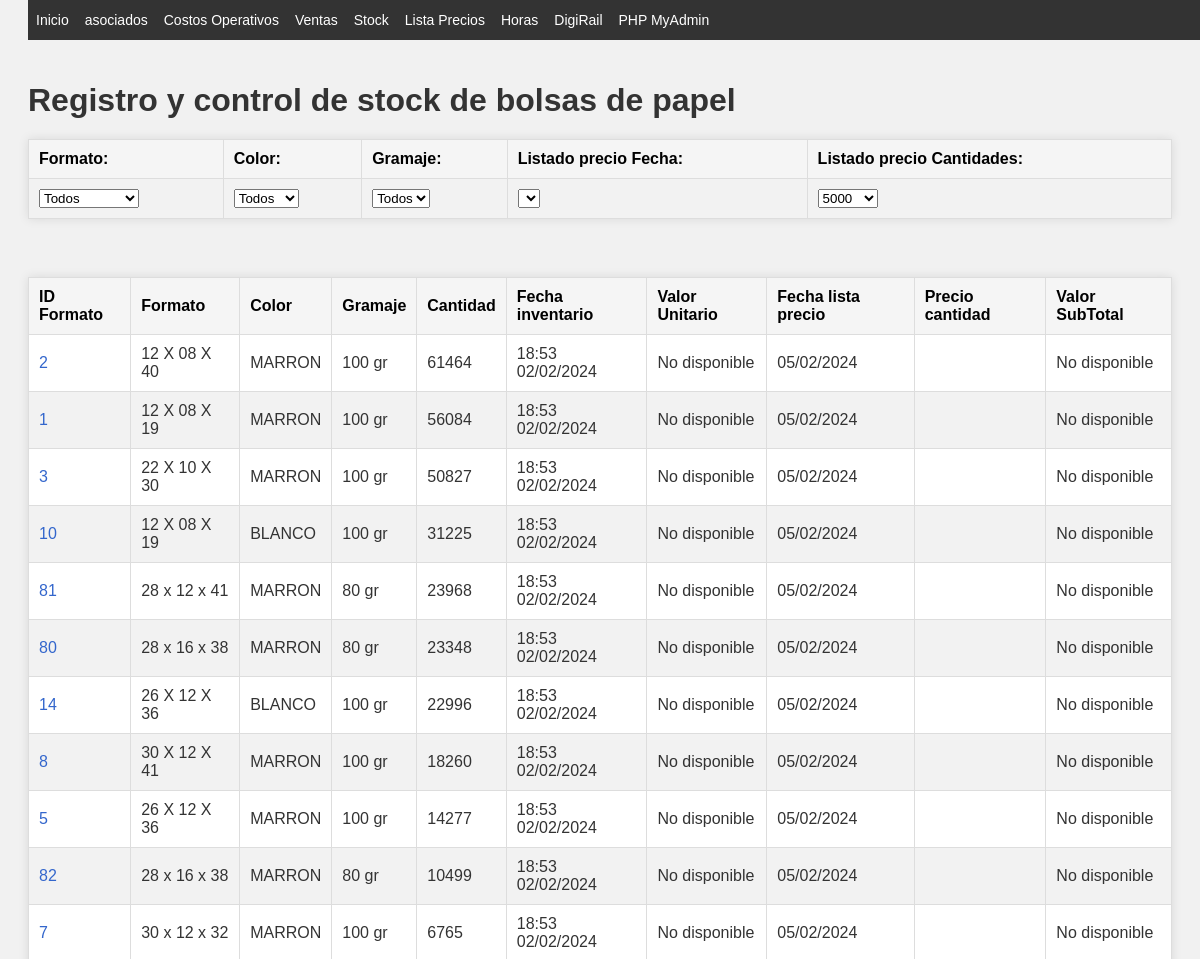
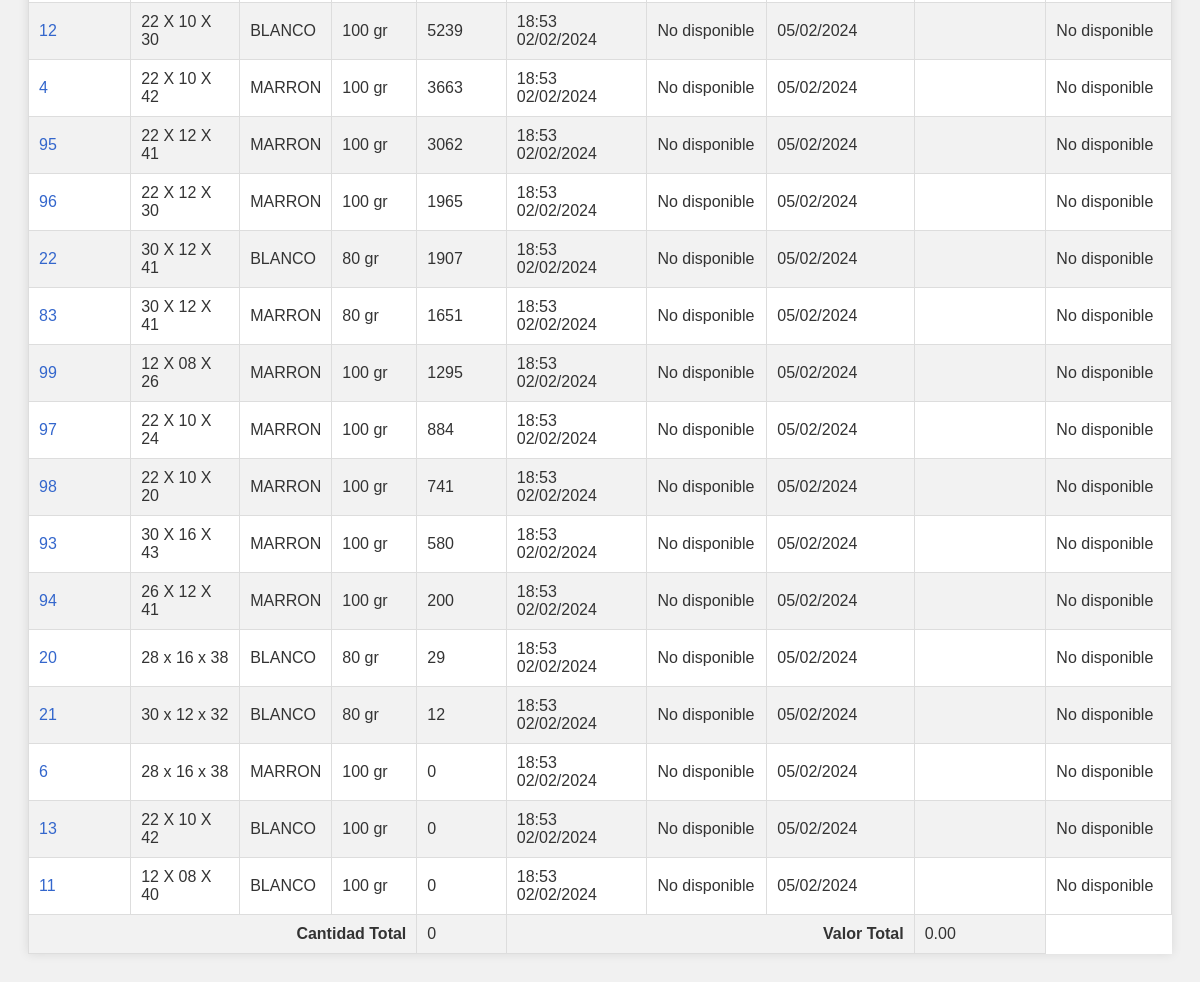
The page /stock.php on the database its author committed (2 pictures, top to bottom).
### tables this page shows
CREATE TABLE `tabla_1` (
  `ID_formato` int(11) NOT NULL,
  `formato` varchar(14) NOT NULL,
  `color` varchar(11) NOT NULL,
  `gramaje` int(11) NOT NULL,
  `cantidades` int(11) NOT NULL,
  `manijas` bit(1) NOT NULL,
  `fechatiempo` TIMESTAMP DEFAULT CURRENT_TIMESTAMP ON UPDATE CURRENT_TIMESTAMP
);

### Stock/stockFunctions.php (called while the page is built, shortened)
<?php
function obtenerDatosStock($formatoFilter, $colorFilter, $gramajeFilter, $cantidadSeleccionada) {
    $conexion = conectarBD();
    $query = "SELECT t1.*, t2.precio_u_sIVA, t2.fecha_listado, t2.cantidad FROM tabla_1 t1
              LEFT JOIN listado_precios t2 ON t1.ID_formato = t2.ID_formato";
    $query .= " ORDER BY t1.cantidades DESC";
    $stmt = $conexion->prepare($query);
    $stmt->execute();
    $result = $stmt->get_result();
    $data = [];
    while ($row = $result->fetch_assoc()) {
        $data[] = $row;
    }
    return $data;
}

### stock.php (the view, shortened to what this page needs)
<?php
require "includes/header.php";
require_once 'Stock/stockFunctions.php';
function obtenerFiltrosDesdeURL() {
    return [
        'formatoFilter' => $_GET['Formato'] ?? 'todos',
        'colorFilter' => $_GET['color'] ?? 'todos',
        'gramajeFilter' => $_GET['gramaje'] ?? 'todos',
        'cantidadSeleccionada' => $_GET['cantidades'] ?? 'todos',
    ];
}
$filtros = obtenerFiltrosDesdeURL();
$data = obtenerDatosStock($filtros['formatoFilter'], $filtros['colorFilter'], $filtros['gramajeFilter'], $filtros['cantidadSeleccionada']);
function formatearFecha($fecha, $formato = 'd/m/Y') {
    $objFecha = new DateTime($fecha);
    return $objFecha->format($formato);
}
function mostrarTabla($data) {
    $totalSuma = 0;
    $cant_total = 0;
    foreach ($data as $row) {
        $valorTotalFormatted = 'No disponible';
        echo "<tr>";
        echo "<td><a href='Stock/busqueda.php?ID_formato=" . htmlspecialchars($row['ID_formato']) . "'>" . htmlspecialchars($row['ID_formato']) . "</a></td>";
        echo "<td>" . htmlspecialchars($row['formato']) . "</td>";
        echo "<td>" . htmlspecialchars($row['color']) . "</td>";
        echo "<td>" . htmlspecialchars($row['gramaje']) . " gr</td>";
        echo "<td>" . htmlspecialchars($row['cantidades']) . "</td>";
        echo "<td>" . formatearFecha($row['fechatiempo'], 'H:i d/m/Y') . "</td>";
        echo "<td>" . htmlspecialchars($valorTotalFormatted) . "</td>";
        echo "<td>" . formatearFecha($row['fecha_listado']) . "</td>";
        echo "<td>" . htmlspecialchars($row['cantidad']) . "</td>";
        echo "<td>" . htmlspecialchars($valorTotalFormatted) . "</td>";
        echo "</tr>";
    }
    echo "<tr><td colspan='4' style='text-align: right;'><strong>Cantidad Total</strong></td><td>" . number_format($cant_total, 0, '.', ',') . "</td>";
    echo "<td colspan='3' style='text-align: right;'><strong>Valor Total</strong></td><td>" . number_format($totalSuma, 2, '.', ',') . "</td></tr>";
}
?>
<!DOCTYPE html>
<html lang="es">
<head>
    <link rel="stylesheet" href="CSS/style.css">
</head>
<body>
    <h1>Registro y control de stock de bolsas de papel</h1>
    <?php include 'Stock/filtroForm.php'; ?>
    <table>
        <thead>
            <tr>
                <th>ID Formato</th>
                <th>Formato</th>
                <th>Color</th>
                <th>Gramaje</th>
                <th>Cantidad</th>
                <th>Fecha inventario</th>
                <th>Valor Unitario</th>
                <th>Fecha lista precio</th>
                <th>Precio cantidad</th>
                <th>Valor SubTotal</th>
            </tr>
        </thead>
        <tbody>
            <?php mostrarTabla($data); ?>
        </tbody>
    </table>
</body>
</html>

### includes/header.php
<?php
echo '<!DOCTYPE html><html><head> <meta charset="UTF-8"> <link rel="stylesheet" type="text/css" href="CSS/index.css"> <link rel="stylesheet" type="text/css" href="CSS/header.css"> <meta name="viewport" content="width=device-width, initial-scale=1.0"> <link rel="shortcut icon" href="/favicon.ico" type="image/x-icon"> <link rel="icon" href="/imagenes/favicon.ico" type="image/x-icon"> </head><body>';
echo "<header> <br><br><br> <div class='topnav'> <ul>";
$paginaActual = basename($_SERVER['PHP_SELF']);
$claseActiva = "class='active'";
echo "<li><a href='/Bolsas/index.php' ".($paginaActual == 'Bolsas/index.php' ? $claseActiva : "").">Inicio</a></li>";
echo "<li><a href='/Bolsas/asociados.php' ".($paginaActual == 'Bolsas/asociados.php' ? $claseActiva : "").">asociados</a></li>";
echo "<li><a href='/Bolsas/costos_operativos.php' ".($paginaActual == 'Bolsas/costos_operativos.php' ? $claseActiva : "").">Costos Operativos</a></li>";
echo "<li><a href='/Bolsas/ventas.php' ".($paginaActual == 'Bolsas/ventas.php' ? $claseActiva : "").">Ventas</a></li>";
echo "<li><a href='/Bolsas/stock.php' ".($paginaActual == 'Bolsas/stock.php' ? $claseActiva : "").">Stock</a></li>";
echo "<li><a href='/Bolsas/lista_precios.php' ".($paginaActual == 'Bolsas/lista_precios.php' ? $claseActiva : "").">Lista Precios</a></li>";
echo "<li><a href='/horas/index.php' ".($paginaActual == '/horas/index.php' ? $claseActiva : "").">Horas</a></li>";
echo "<li><a href='/DigiRail/index.php' ".($paginaActual == '/DigiRail/index.php' ? $claseActiva : "").">DigiRail</a></li>";
echo "<li><a href='/phpMyAdmin/' target='_blank'>PHP MyAdmin</a></li>";
echo "</ul></div></header>";

### Stock/filtroForm.php (shortened to what this page needs)
<form action="stock.php" method="GET" id="filtroForm">
    <table>
        <tr>
            <th>Formato:</th>
            <th>Color:</th>
            <th>Gramaje:</th>
            <th>Listado precio Fecha:</th>
            <th>Listado precio Cantidades:</th>
        </tr>
        <tr>
            <td>
                <select name="Formato" onchange="submitForm()">
                    <option value="todos" <?php echo $formatoFilter === 'todos' ? 'selected' : ''; ?>>Todos</option>
                </select>
            </td>
            <td>
                <select name="color" onchange="submitForm()">
                    <option value="todos" <?php echo $colorFilter === 'todos' ? 'selected' : ''; ?>>Todos</option>
                </select>
            </td>
            <td>
                <select name="gramaje" onchange="submitForm()">
                    <option value="todos" <?php echo $gramajeFilter === 'todos' ? 'selected' : ''; ?>>Todos</option>
                </select>
            </td>
            <td>
            <select name="fechaSeleccionada">
            </select>
            </td>
            <td>
                <select name="cantidades" onchange="submitForm()">
                    <option value="5000" >5000</option>
                </select>
            </td>
        </tr>
    </table>
    <br>
</form>

### CSS/index.css (style rules this page uses)
body { font-family: verdana; resize: none; }
.topnav ul { list-style-type: none; margin: 0; padding: 0; overflow: hidden; background-color: #333; position: fixed; top: 0; width: 100%; }
.topnav li { float: left; }
.topnav li a { display: block; color: white; text-align: center; padding: 14px 16px; text-decoration: none; }
h1, #cabecera p { margin: 0; padding: 0; }

### CSS/header.css (style rules this page uses)
.topnav ul { list-style-type: none; margin: 0; padding: 0; overflow: hidden; background-color: #333; position: fixed; top: 0; width: 100%; }
.topnav li { float: left; font-size: 16px; }
.topnav li a { display: block; color: white; text-align: center; padding: 12px 8px; text-decoration: none; }
@media screen and (max-width: 1275px) { .topnav li { font-size: 15px; } }

### CSS/style.css (style rules this page uses)
body { font-family: Arial, sans-serif; background-color: #f4f4f4; color: #333; }
table { border-collapse: collapse; width: 80%; margin: 20px auto; background-color: #ffffff; box-shadow: 0 0 10px rgba(0,0,0,0.1); }
th, td { border: 1px solid #ddd; padding: 8px; text-align: left; }
th { background-color: #e9e9e9; color: #000; }
tr:nth-child(even) { background-color: #f2f2f2; }
body { font-family: Arial, sans-serif; background-color: #f1f1f1; padding: 20px; }
h1 { color: #333; }
table { width: 100%; border-collapse: collapse; margin-top: 20px; }
table th, table td { padding: 10px; text-align: left; border: 1px solid #ddd; }
table th { background-color: #f5f5f5; }
table td a { color: #3366cc; text-decoration: none; }
.topnav ul { list-style-type: none; margin: 0; padding: 0; overflow: hidden; background-color: #333; position: fixed; top: 0; width: 100%; }
.topnav li { float: left; font-size: 16px; }
.topnav li a { display: block; color: white; text-align: center; padding: 12px 8px; text-decoration: none; }
@media screen and (max-width: 1275px) { .topnav li { font-size: 15px; } }
@media screen and (max-width: 1200px) { .topnav li { font-size: 14px; } }

### rows shown on the page
tabla_1: ID_formato "2", formato "12 X 08 X 40", color "MARRON", gramaje "100", cantidades "61464", fechatiempo "18:53 02/02/2024", valorTotalFormatted "No disponible", fecha_listado "05/02/2024"
tabla_1: ID_formato "1", formato "12 X 08 X 19", color "MARRON", gramaje "100", cantidades "56084", fechatiempo "18:53 02/02/2024", valorTotalFormatted "No disponible", fecha_listado "05/02/2024"
tabla_1: ID_formato "3", formato "22 X 10 X 30", color "MARRON", gramaje "100", cantidades "50827", fechatiempo "18:53 02/02/2024", valorTotalFormatted "No disponible", fecha_listado "05/02/2024"
tabla_1: ID_formato "10", formato "12 X 08 X 19", color "BLANCO", gramaje "100", cantidades "31225", fechatiempo "18:53 02/02/2024", valorTotalFormatted "No disponible", fecha_listado "05/02/2024"
tabla_1: ID_formato "81", formato "28 x 12 x 41", color "MARRON", gramaje "80", cantidades "23968", fechatiempo "18:53 02/02/2024", valorTotalFormatted "No disponible", fecha_listado "05/02/2024"
tabla_1: ID_formato "80", formato "28 x 16 x 38", color "MARRON", gramaje "80", cantidades "23348", fechatiempo "18:53 02/02/2024", valorTotalFormatted "No disponible", fecha_listado "05/02/2024"
tabla_1: ID_formato "14", formato "26 X 12 X 36", color "BLANCO", gramaje "100", cantidades "22996", fechatiempo "18:53 02/02/2024", valorTotalFormatted "No disponible", fecha_listado "05/02/2024"
tabla_1: ID_formato "8", formato "30 X 12 X 41", color "MARRON", gramaje "100", cantidades "18260", fechatiempo "18:53 02/02/2024", valorTotalFormatted "No disponible", fecha_listado "05/02/2024"
tabla_1: ID_formato "5", formato "26 X 12 X 36", color "MARRON", gramaje "100", cantidades "14277", fechatiempo "18:53 02/02/2024", valorTotalFormatted "No disponible", fecha_listado "05/02/2024"
tabla_1: ID_formato "82", formato "28 x 16 x 38", color "MARRON", gramaje "80", cantidades "10499", fechatiempo "18:53 02/02/2024", valorTotalFormatted "No disponible", fecha_listado "05/02/2024"
tabla_1: ID_formato "7", formato "30 x 12 x 32", color "MARRON", gramaje "100", cantidades "6765", fechatiempo "18:53 02/02/2024", valorTotalFormatted "No disponible", fecha_listado "05/02/2024"
tabla_1: ID_formato "12", formato "22 X 10 X 30", color "BLANCO", gramaje "100", cantidades "5239", fechatiempo "18:53 02/02/2024", valorTotalFormatted "No disponible", fecha_listado "05/02/2024"
tabla_1: ID_formato "4", formato "22 X 10 X 42", color "MARRON", gramaje "100", cantidades "3663", fechatiempo "18:53 02/02/2024", valorTotalFormatted "No disponible", fecha_listado "05/02/2024"
tabla_1: ID_formato "95", formato "22 X 12 X 41", color "MARRON", gramaje "100", cantidades "3062", fechatiempo "18:53 02/02/2024", valorTotalFormatted "No disponible", fecha_listado "05/02/2024"
tabla_1: ID_formato "96", formato "22 X 12 X 30", color "MARRON", gramaje "100", cantidades "1965", fechatiempo "18:53 02/02/2024", valorTotalFormatted "No disponible", fecha_listado "05/02/2024"
tabla_1: ID_formato "22", formato "30 X 12 X 41", color "BLANCO", gramaje "80", cantidades "1907", fechatiempo "18:53 02/02/2024", valorTotalFormatted "No disponible", fecha_listado "05/02/2024"
tabla_1: ID_formato "83", formato "30 X 12 X 41", color "MARRON", gramaje "80", cantidades "1651", fechatiempo "18:53 02/02/2024", valorTotalFormatted "No disponible", fecha_listado "05/02/2024"
tabla_1: ID_formato "99", formato "12 X 08 X 26", color "MARRON", gramaje "100", cantidades "1295", fechatiempo "18:53 02/02/2024", valorTotalFormatted "No disponible", fecha_listado "05/02/2024"
tabla_1: ID_formato "97", formato "22 X 10 X 24", color "MARRON", gramaje "100", cantidades "884", fechatiempo "18:53 02/02/2024", valorTotalFormatted "No disponible", fecha_listado "05/02/2024"
tabla_1: ID_formato "98", formato "22 X 10 X 20", color "MARRON", gramaje "100", cantidades "741", fechatiempo "18:53 02/02/2024", valorTotalFormatted "No disponible", fecha_listado "05/02/2024"
tabla_1: ID_formato "93", formato "30 X 16 X 43", color "MARRON", gramaje "100", cantidades "580", fechatiempo "18:53 02/02/2024", valorTotalFormatted "No disponible", fecha_listado "05/02/2024"
tabla_1: ID_formato "94", formato "26 X 12 X 41", color "MARRON", gramaje "100", cantidades "200", fechatiempo "18:53 02/02/2024", valorTotalFormatted "No disponible", fecha_listado "05/02/2024"
tabla_1: ID_formato "20", formato "28 x 16 x 38", color "BLANCO", gramaje "80", cantidades "29", fechatiempo "18:53 02/02/2024", valorTotalFormatted "No disponible", fecha_listado "05/02/2024"
tabla_1: ID_formato "21", formato "30 x 12 x 32", color "BLANCO", gramaje "80", cantidades "12", fechatiempo "18:53 02/02/2024", valorTotalFormatted "No disponible", fecha_listado "05/02/2024"
tabla_1: ID_formato "6", formato "28 x 16 x 38", color "MARRON", gramaje "100", cantidades "0", fechatiempo "18:53 02/02/2024", valorTotalFormatted "No disponible", fecha_listado "05/02/2024"
tabla_1: ID_formato "13", formato "22 X 10 X 42", color "BLANCO", gramaje "100", cantidades "0", fechatiempo "18:53 02/02/2024", valorTotalFormatted "No disponible", fecha_listado "05/02/2024"
tabla_1: ID_formato "11", formato "12 X 08 X 40", color "BLANCO", gramaje "100", cantidades "0", fechatiempo "18:53 02/02/2024", valorTotalFormatted "No disponible", fecha_listado "05/02/2024"

### other values the page prints
$cant_total "0"
$totalSuma "0.00"
